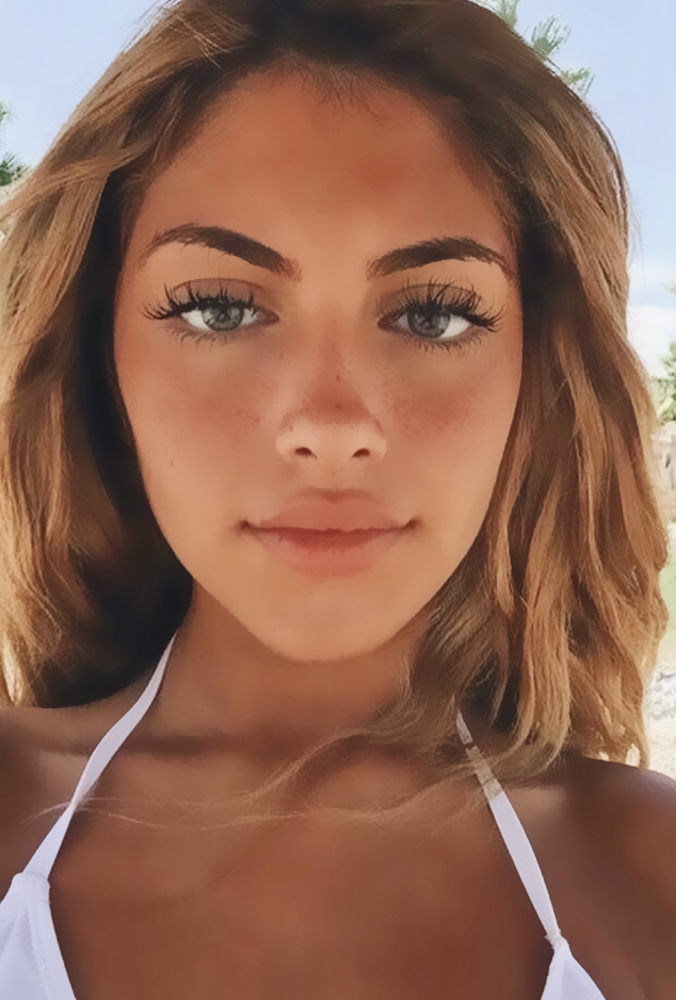
#> input picture others/4_mb.png, 676 x 1000 px, shrunk from 818 x 1210 before the run
$ python dft.py
#> lines starting #> are read from the running program, lines starting #| are printed output that depends on the picture
import cv2 as cv
import numpy as np
from matplotlib import pyplot as plt

img = cv.imread('./4_mb.png', cv.IMREAD_GRAYSCALE)
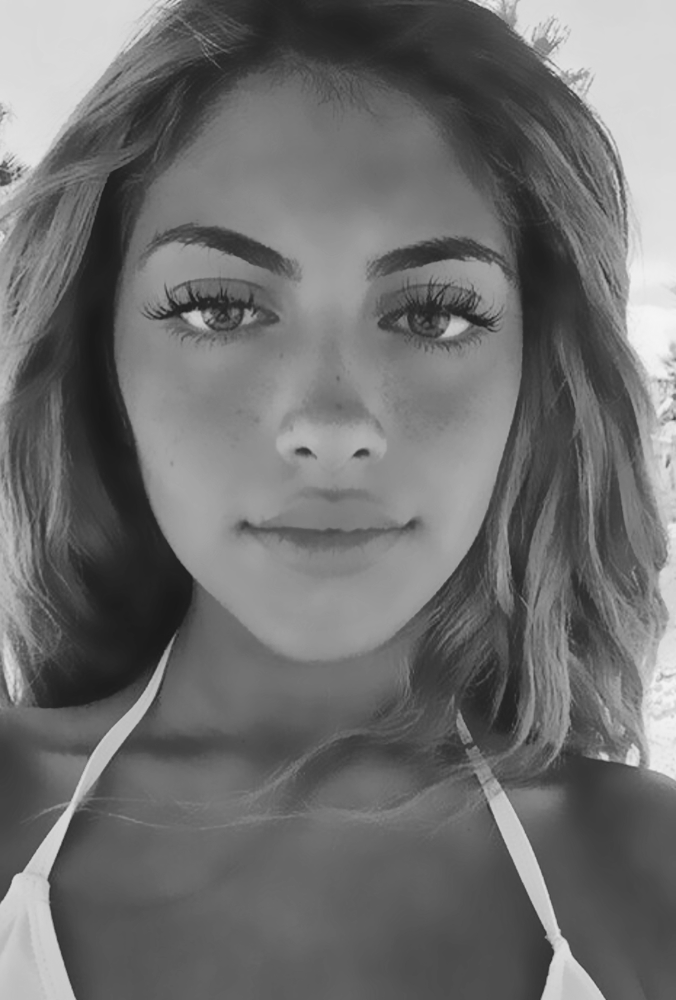
#> img: shape (1000, 676); min 25, max 245, mean 110.8
f = np.fft.fft2(img)
f_shift = np.fft.fftshift(f)
ms = 20*np.log(np.abs(f_shift))
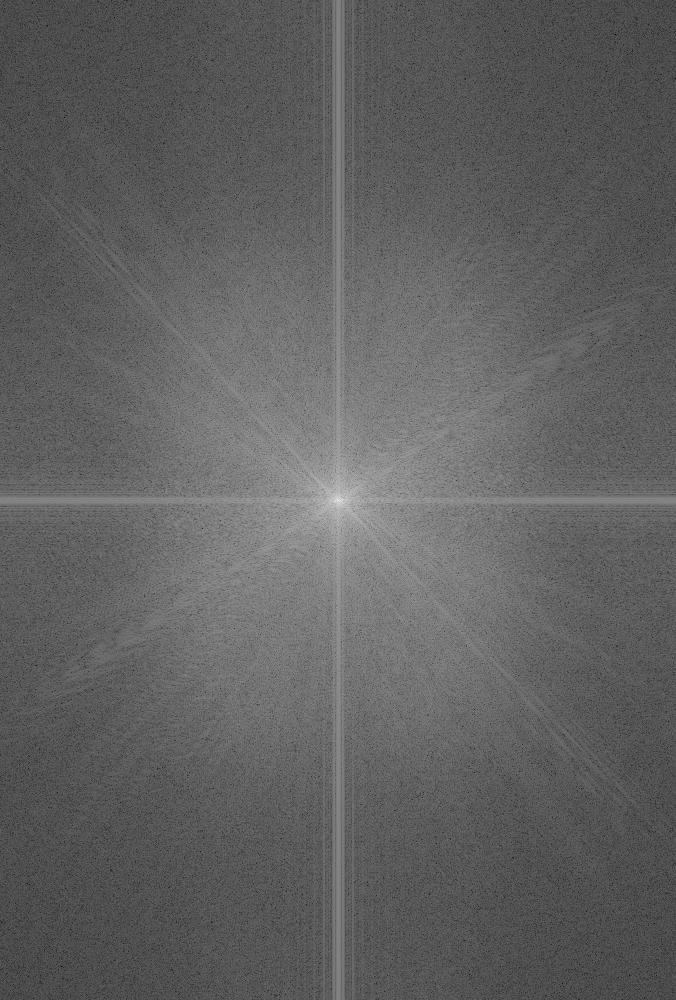
#> ms: shape (1000, 676) float64; min 8.27, max 362.6, mean 143.6; drawn with min black and max white


plt.subplot(121)
plt.imshow(img, cmap='gray')
plt.title('Input Image')
plt.xticks([]), plt.yticks([])
plt.subplot(122)
plt.imshow(ms, cmap='gray')
plt.title('Magnitude Spectrum')
plt.xticks([]), plt.yticks([])

plt.savefig('mb_ff_4.jpg')
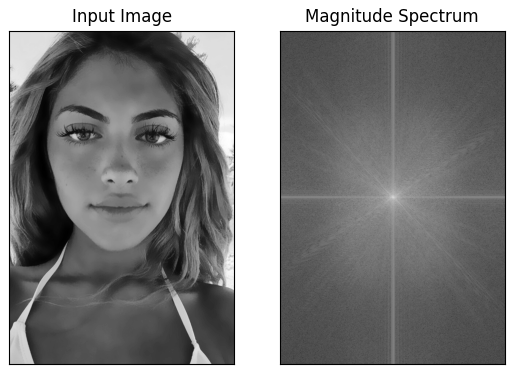
#> figure drawn by matplotlib, 2 panels
plt.show()

$ run again, with others/4_g.png copied over others/4_mb.png
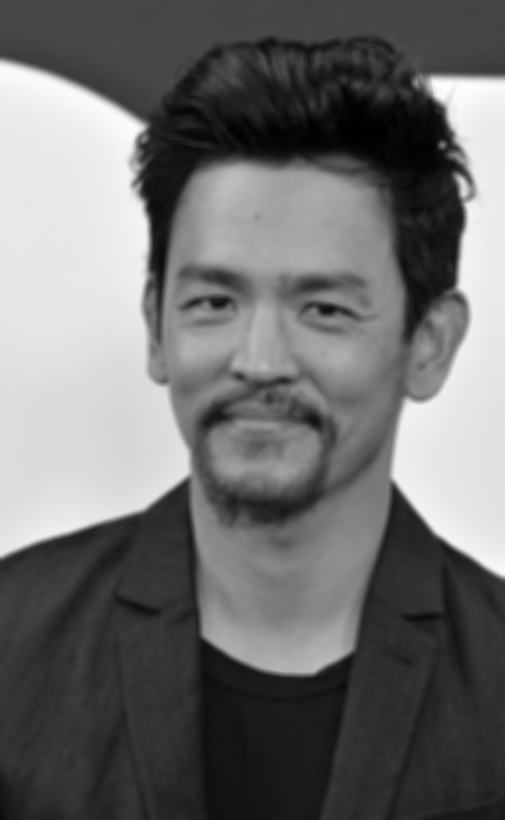
#> input picture others/4_g.png, 505 x 820 px
#> img is the input picture: shape (820, 505); min 0, max 254, mean 110.3
#> `ms = 20*np.log(np.abs(f_shift))`:
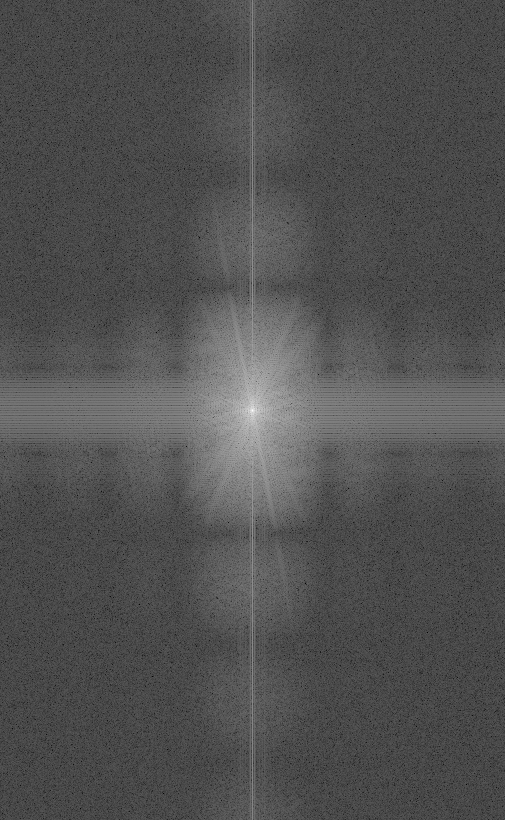
#> ms: shape (820, 505) float64; min -2.43, max 352.7, mean 111.1; drawn with min black and max white
#> `plt.savefig('mb_ff_4.jpg')`:
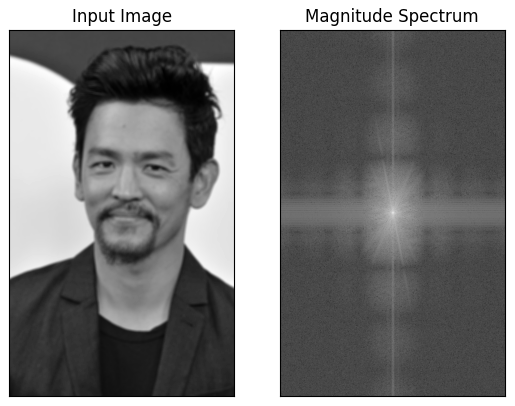
#> figure drawn by matplotlib, 2 panels
